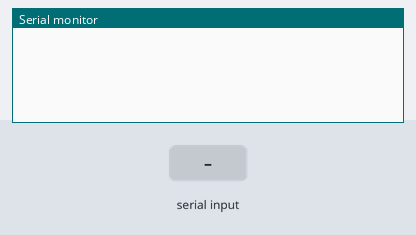
Bench run of a sketch on a simulated Arduino Uno, built with avr-gcc and run on an emulated ATmega328P. On the bench: the last lines printed to the serial monitor. Inputs (shaded band) come from the test bench.

Above: at 1.2 s.
1.3 s: "90,45\n" received over Serial
At 2.1 s:
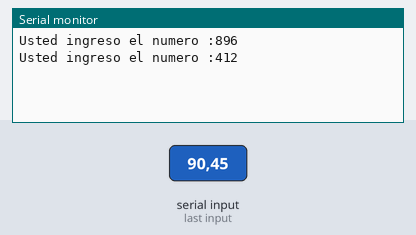
2.8 s: "30,150\n" received over Serial
At 3.3 s:
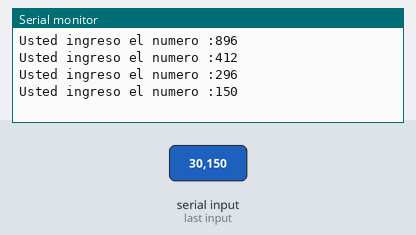
Timing chart, 0 to 5.8 s (numbered marks = the images above; inputs shaded):
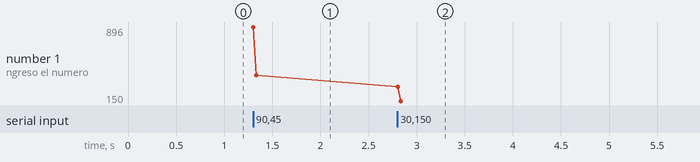

The sketch:

Serial.ino
```cpp
char caracter;
long numero=0;

void setup() {

  // put your setup code here, to run once:

  Serial.begin(9600);

}

void loop() {
  // put your main code here, to run repeatedly:

  if(Serial.available()>=3){

        while(Serial.available()>0){
        caracter = Serial.read();
        numero*=10;
        numero+=(int(caracter)-'0');

        }

   Serial.print("Usted ingreso el numero :");
   Serial.println(numero);

  }

  numero=0;
}

/*
    }*/
```

Measured:
- after the input at 1.3 s, the serial monitor: prints a new line at once (image 1)
- after the input at 2.8 s, the serial monitor: prints a new line at once (image 2)
- plotted number 1: 412 → 150 after the input at 2.8 s
